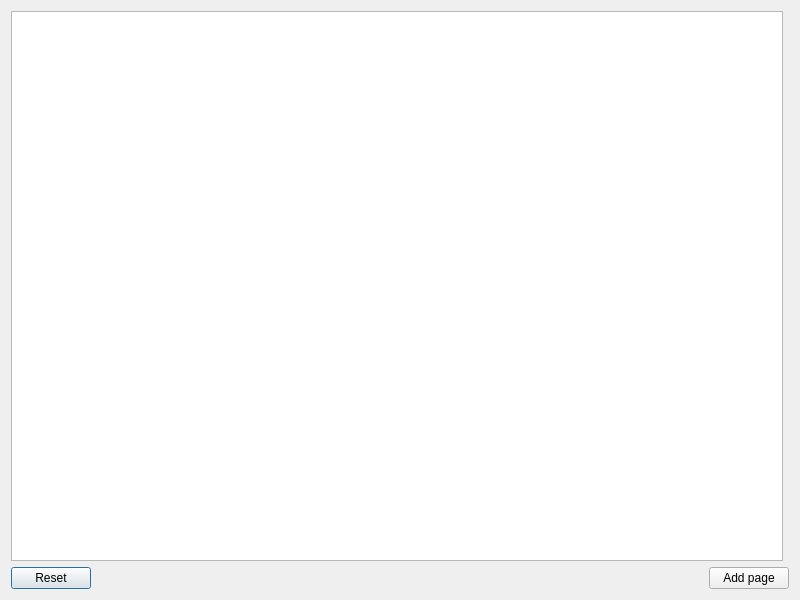
<?xml version="1.0" encoding="UTF-8"?>
<ui version="4.0">
 <class>SettingPageTypeTwo</class>
 <widget class="QDialog" name="SettingPageTypeTwo">
  <property name="geometry">
   <rect>
    <x>0</x>
    <y>0</y>
    <width>800</width>
    <height>600</height>
   </rect>
  </property>
  <property name="windowTitle">
   <string>Dialog</string>
  </property>
  <layout class="QGridLayout" name="gridLayout">
   <item row="1" column="0" rowspan="2" colspan="2">
    <layout class="QHBoxLayout" name="horizontalLayout">
     <item>
      <layout class="QVBoxLayout" name="verticalLayout_2">
       <item alignment="Qt::AlignLeft">
        <widget class="QPushButton" name="resetButton">
         <property name="text">
          <string>Reset</string>
         </property>
        </widget>
       </item>
      </layout>
     </item>
     <item>
      <layout class="QVBoxLayout" name="verticalLayout">
       <item alignment="Qt::AlignRight">
        <widget class="QPushButton" name="addPageButton">
         <property name="text">
          <string>Add page</string>
         </property>
        </widget>
       </item>
      </layout>
     </item>
    </layout>
   </item>
   <item row="0" column="0">
    <widget class="QPlainTextEdit" name="recipeTextEdit"/>
   </item>
  </layout>
 </widget>
 <resources/>
 <connections/>
</ui>
